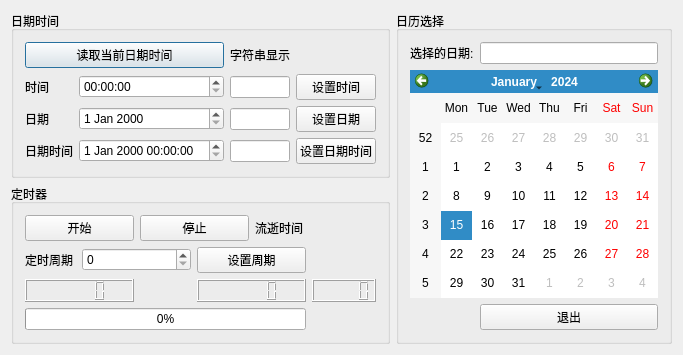
<?xml version="1.0" encoding="UTF-8"?>
<ui version="4.0">
 <class>Dialog</class>
 <widget class="QDialog" name="Dialog">
  <property name="geometry">
   <rect>
    <x>0</x>
    <y>0</y>
    <width>599</width>
    <height>290</height>
   </rect>
  </property>
  <property name="windowTitle">
   <string>Dialog</string>
  </property>
  <layout class="QGridLayout" name="gridLayout_4">
   <item row="0" column="0">
    <widget class="QGroupBox" name="groupBox">
     <property name="title">
      <string>日期时间</string>
     </property>
     <layout class="QGridLayout" name="gridLayout">
      <item row="0" column="0" colspan="2">
       <widget class="QPushButton" name="btnGetTime">
        <property name="text">
         <string>读取当前日期时间</string>
        </property>
       </widget>
      </item>
      <item row="0" column="2">
       <widget class="QLabel" name="label">
        <property name="text">
         <string>字符串显示</string>
        </property>
       </widget>
      </item>
      <item row="1" column="0">
       <widget class="QLabel" name="label_2">
        <property name="text">
         <string>时间</string>
        </property>
       </widget>
      </item>
      <item row="1" column="1">
       <widget class="QTimeEdit" name="timeEdit"/>
      </item>
      <item row="1" column="2">
       <widget class="QLineEdit" name="editTime"/>
      </item>
      <item row="1" column="3">
       <widget class="QPushButton" name="btnSetTime">
        <property name="text">
         <string>设置时间</string>
        </property>
       </widget>
      </item>
      <item row="2" column="0">
       <widget class="QLabel" name="label_3">
        <property name="text">
         <string>日期</string>
        </property>
       </widget>
      </item>
      <item row="2" column="1">
       <widget class="QDateEdit" name="dateEdit"/>
      </item>
      <item row="2" column="2">
       <widget class="QLineEdit" name="editDate"/>
      </item>
      <item row="2" column="3">
       <widget class="QPushButton" name="btnSetDate">
        <property name="text">
         <string>设置日期</string>
        </property>
       </widget>
      </item>
      <item row="3" column="0">
       <widget class="QLabel" name="label_4">
        <property name="text">
         <string>日期时间</string>
        </property>
       </widget>
      </item>
      <item row="3" column="1">
       <widget class="QDateTimeEdit" name="dateTimeEdit"/>
      </item>
      <item row="3" column="2">
       <widget class="QLineEdit" name="editDateTime"/>
      </item>
      <item row="3" column="3">
       <widget class="QPushButton" name="btnSetDateTime">
        <property name="text">
         <string>设置日期时间</string>
        </property>
       </widget>
      </item>
     </layout>
    </widget>
   </item>
   <item row="0" column="1" rowspan="2">
    <widget class="QGroupBox" name="groupBox_3">
     <property name="title">
      <string>日历选择</string>
     </property>
     <layout class="QGridLayout" name="gridLayout_3">
      <item row="0" column="0">
       <widget class="QLabel" name="label_7">
        <property name="text">
         <string>选择的日期:</string>
        </property>
       </widget>
      </item>
      <item row="0" column="1">
       <widget class="QLineEdit" name="editCalendar"/>
      </item>
      <item row="1" column="0" colspan="2">
       <widget class="QCalendarWidget" name="calendarWidget"/>
      </item>
      <item row="2" column="1">
       <widget class="QPushButton" name="btnQuit">
        <property name="text">
         <string>退出</string>
        </property>
       </widget>
      </item>
     </layout>
    </widget>
   </item>
   <item row="1" column="0">
    <widget class="QGroupBox" name="groupBox_2">
     <property name="title">
      <string>定时器</string>
     </property>
     <layout class="QGridLayout" name="gridLayout_2">
      <item row="0" column="0" colspan="2">
       <widget class="QPushButton" name="btnStart">
        <property name="text">
         <string>开始</string>
        </property>
       </widget>
      </item>
      <item row="0" column="2" colspan="2">
       <widget class="QPushButton" name="btnStop">
        <property name="text">
         <string>停止</string>
        </property>
       </widget>
      </item>
      <item row="0" column="4">
       <widget class="QLabel" name="labelElapsTime">
        <property name="text">
         <string>流逝时间</string>
        </property>
       </widget>
      </item>
      <item row="1" column="0">
       <widget class="QLabel" name="label_6">
        <property name="text">
         <string>定时周期</string>
        </property>
       </widget>
      </item>
      <item row="1" column="1" colspan="2">
       <widget class="QSpinBox" name="intvEdit">
        <property name="maximum">
         <number>1000</number>
        </property>
       </widget>
      </item>
      <item row="1" column="3" colspan="2">
       <widget class="QPushButton" name="btnSetIntv">
        <property name="text">
         <string>设置周期</string>
        </property>
       </widget>
      </item>
      <item row="2" column="0" colspan="2">
       <widget class="QLCDNumber" name="LCDHour"/>
      </item>
      <item row="2" column="3" colspan="2">
       <widget class="QLCDNumber" name="LCDMin"/>
      </item>
      <item row="2" column="5">
       <widget class="QLCDNumber" name="LCDSec"/>
      </item>
      <item row="3" column="0" colspan="5">
       <widget class="QProgressBar" name="progressBar">
        <property name="value">
         <number>0</number>
        </property>
       </widget>
      </item>
     </layout>
    </widget>
   </item>
  </layout>
 </widget>
 <layoutdefault spacing="6" margin="11"/>
 <resources/>
 <connections/>
</ui>
